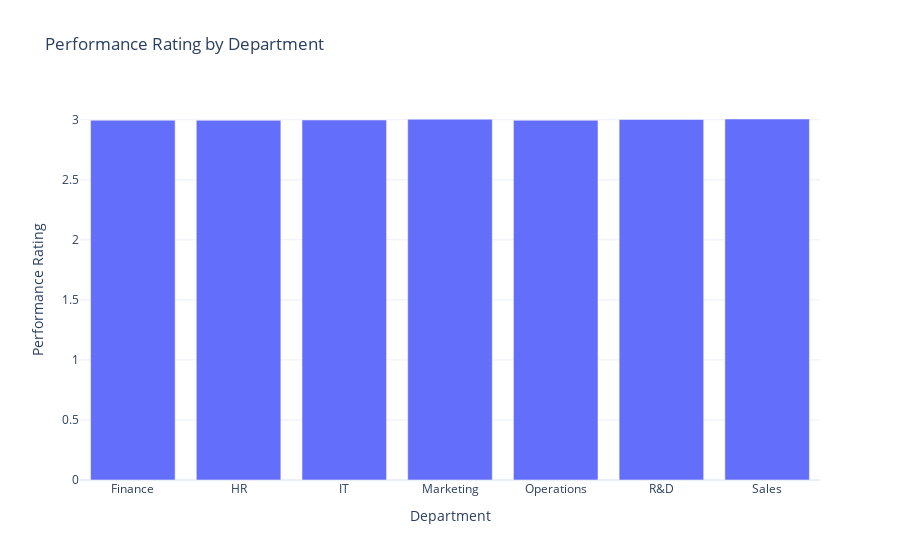

Source (notebook cell):
### Markdown cell above
**Q9: What is the average performance rating by department?**

### Code cell
APR_D = df_hr.groupby("Department")["Performance_Rating"].mean().reset_index()

#Representing the info:
fig = px.bar(APR_D,
            x = "Department",
            y = "Performance_Rating",
            title = "Performance Rating by Department",
            labels = {"Performance_Rating": "Performance Rating"})
fig.show()

### Figure 1 — Plotly figure (JSON) as saved in the notebook; plotly's stock layout.template omitted (floating-point values rounded to 4 significant figures)
{"data": [{"alignmentgroup": "True", "hovertemplate": "Department=%{x}<br>Performance Rating=%{y}<extra></extra>", "legendgroup": "", "marker": {"color": "#636efa", "pattern": {"shape": ""}}, "name": "", "offsetgroup": "", "orientation": "v", "showlegend": false, "textposition": "auto", "type": "bar", "x": ["Finance", "HR", "IT", "Marketing", "Operations", "R&D", "Sales"], "xaxis": "x", "y": [2.997, 2.996, 2.998, 3.005, 2.996, 3.002, 3.006], "yaxis": "y"}], "layout": {"barmode": "relative", "legend": {"tracegroupgap": 0}, "title": {"text": "Performance Rating by Department"}, "xaxis": {"anchor": "y", "domain": [0, 1], "title": {"text": "Department"}}, "yaxis": {"anchor": "x", "domain": [0, 1], "title": {"text": "Performance Rating"}}}}
